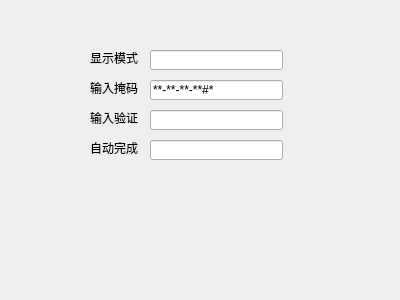
<?xml version="1.0" encoding="UTF-8"?>
<ui version="4.0">
 <class>MyWidget</class>
 <widget class="QWidget" name="MyWidget">
  <property name="geometry">
   <rect>
    <x>0</x>
    <y>0</y>
    <width>400</width>
    <height>300</height>
   </rect>
  </property>
  <property name="windowTitle">
   <string>MyWidget</string>
  </property>
  <widget class="QLabel" name="label">
   <property name="geometry">
    <rect>
     <x>90</x>
     <y>50</y>
     <width>54</width>
     <height>16</height>
    </rect>
   </property>
   <property name="text">
    <string>显示模式</string>
   </property>
  </widget>
  <widget class="QLabel" name="label_2">
   <property name="geometry">
    <rect>
     <x>90</x>
     <y>80</y>
     <width>54</width>
     <height>16</height>
    </rect>
   </property>
   <property name="text">
    <string>输入掩码</string>
   </property>
  </widget>
  <widget class="QLabel" name="label_3">
   <property name="geometry">
    <rect>
     <x>90</x>
     <y>110</y>
     <width>54</width>
     <height>16</height>
    </rect>
   </property>
   <property name="text">
    <string>输入验证</string>
   </property>
  </widget>
  <widget class="QLabel" name="label_4">
   <property name="geometry">
    <rect>
     <x>90</x>
     <y>140</y>
     <width>54</width>
     <height>16</height>
    </rect>
   </property>
   <property name="text">
    <string>自动完成</string>
   </property>
  </widget>
  <widget class="QLineEdit" name="lineEdit1">
   <property name="geometry">
    <rect>
     <x>150</x>
     <y>110</y>
     <width>133</width>
     <height>20</height>
    </rect>
   </property>
  </widget>
  <widget class="QLineEdit" name="lineEdit2">
   <property name="geometry">
    <rect>
     <x>150</x>
     <y>50</y>
     <width>133</width>
     <height>20</height>
    </rect>
   </property>
   <property name="echoMode">
    <enum>QLineEdit::Password</enum>
   </property>
  </widget>
  <widget class="QLineEdit" name="lineEdit3">
   <property name="geometry">
    <rect>
     <x>150</x>
     <y>80</y>
     <width>133</width>
     <height>20</height>
    </rect>
   </property>
   <property name="inputMask">
    <string>&gt;AA-90-bb-!aa\#H;*</string>
   </property>
  </widget>
  <widget class="QLineEdit" name="lineEdit4">
   <property name="geometry">
    <rect>
     <x>150</x>
     <y>140</y>
     <width>133</width>
     <height>20</height>
    </rect>
   </property>
  </widget>
 </widget>
 <layoutdefault spacing="6" margin="11"/>
 <resources/>
 <connections/>
</ui>
